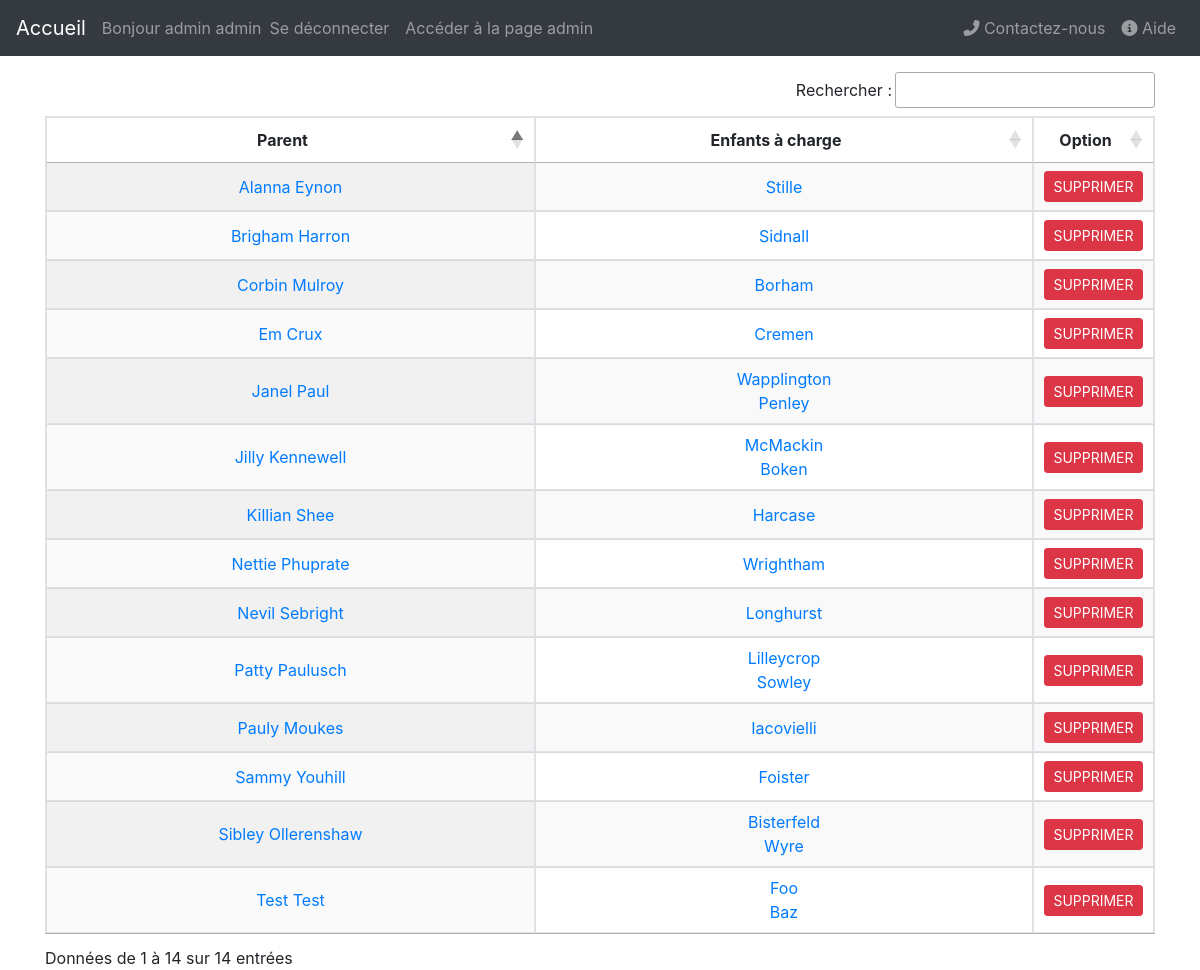
Page /parent/ (signed in) on the committed database.
### garderie/models.py (models this page shows, shortened)
class User(AbstractBaseUser, PermissionsMixin):
	email = models.EmailField('Adresse mail', unique=True)
	first_name = models.CharField('Prénom', max_length=30, blank=True)
	last_name = models.CharField('Nom', max_length=30, blank=True)
	date_joined = models.DateTimeField('Date de création', auto_now_add=True)
	is_active = models.BooleanField('Actif', default=True)
	is_staff=models.BooleanField('Membre de l\'équipe', default=False)
	USERNAME_FIELD='email'
	REQUIRED_FIELDS=[]
	objects=UserManager()
	def get_full_name(self):
		if self.last_name!='':
			return self.first_name+' '+self.last_name
		else:
			return self.email.split('@')[0].replace('.', ' ')

class Parent(models.Model):
	uid=models.OneToOneField(User, primary_key=True, on_delete=models.CASCADE)
	phone=PhoneNumberField(max_length=20, null=True, verbose_name="Téléphone")
	def __str__(self):
		return str(self.uid.get_full_name())
	def get_full_name(self):
		return str(self)
	def all_children(self):
		return self.child_set.all() | self.child_set2.all()

class Child(models.Model):
	parent=models.ForeignKey(Parent, on_delete=models.DO_NOTHING, related_name='child_set')
	first_name=models.CharField(max_length=100, verbose_name="Prénom")
	last_name=models.CharField(max_length=100, verbose_name="Nom")
	second_parent=models.ForeignKey(Parent, on_delete=models.DO_NOTHING, related_name='child_set2', null=True)

### garderie/views/admin.py (the view)
# urls.py: path('parent/', views.ParentListView.as_view(), name='parent_list'),
class ParentListView(LoginRequiredMixin, UserPassesTestMixin, generic.ListView):
	template_name="garderie/parent_list.html"
	context_object_name='parent_list'
	def get_queryset(self):
		return Parent.objects.all()
	def test_func(self):
		return self.request.user.is_superuser

### garderie/context_processors.py (called while the page is built)
def settings_processor(request):
	return {'settings':Config.objects.get_config()}

### garderie/managers.py (called while the page is built)
	def get_config(self):
		try:
			config=super().get_queryset()[0]
		except models.Config.DoesNotExist:
			config=models.Config()
			config.save()
		return config

### garderie/templates/garderie/parent_list.html (shortened to what this page needs)
{% extends 'garderie/base.html' %}
{% block body %}
<div class="container pt-3">
	{% if user.is_authenticated %}
	<table id="parent_tab" class="display table-bordered">
		<thead>
			<th>Parent</th>
			<th>Enfants à charge</th>
			<th>Option</th>
		</thead>
		{% for parent in parent_list %}
		<tr>
			<td><a href="{% url 'parent_profile' parent.uid_id %}">{{ parent.get_full_name|title}}</a></td>
				<td>
				{% for child in parent.all_children %}
					{% if forloop.counter > 1 %}
					<br>
					{% endif %}
					<a href="{% url 'child_profile' child.id %}">{{ child.first_name|capfirst}}</a>
				{% endfor %}
				</td>
			<td>
				<form method="POST" action="{% url 'user_delete' parent.uid_id %}" onsubmit="return confirm('Êtes-vous sûr de vouloir supprimer '+ '{{ parent.get_full_name }}' + ' ?');">
   				{% csrf_token %}<input class="btn btn-danger btn-sm" type="submit" value="SUPPRIMER">
				</form>
			</td>
		</tr>
		{% endfor %}
	</table>
	{% else %}
		<p>Connectez-vous pour voir la liste des enfants</p>
	{% endif %}
</div>
{% endblock %}

### garderie/templates/garderie/base.html (shortened to what this page needs)
<!DOCTYPE html>
<html>
<head>
	<link rel="stylesheet" href="https://cdn.jsdelivr.net/npm/bootstrap@4.5.3/dist/css/bootstrap.min.css">
	<link rel="stylesheet" href="https://maxcdn.bootstrapcdn.com/bootstrap/4.5.2/css/bootstrap.min.css">
	<link rel="stylesheet" type="text/css" href="https://cdn.datatables.net/1.10.23/css/jquery.dataTables.css">
	<link rel="stylesheet" href="https://cdnjs.cloudflare.com/ajax/libs/bootstrap-datepicker/1.8.0/css/bootstrap-datepicker.min.css" />
	<link rel="stylesheet" href="https://cdnjs.cloudflare.com/ajax/libs/tempusdominus-bootstrap-4/5.1.2/css/tempusdominus-bootstrap-4.min.css" />
	<link href="https://stackpath.bootstrapcdn.com/font-awesome/4.7.0/css/font-awesome.min.css" rel="stylesheet">
</head>
<nav class="navbar navbar-expand-lg bg-dark navbar-dark">
  <a class="navbar-brand" href="{% url 'index_redirect' %}">Accueil</a>
  <div class="collapse navbar-collapse justify-content-between" id="collapsibleNavbar">
    <ul class="navbar-nav">
        {% if user.is_authenticated %}
        <li class="nav-item">
			<span class="navbar-text"> Bonjour {{ user.first_name }} {{ user.last_name}} </span>
		</li>
		<li class="nav-item">
			<a class="nav-link" href="{% url 'logout' %}">Se déconnecter</a>
		</li>
			{% if user.is_superuser %}
			<li class="nav-item">
				<a class="nav-link" href="{% url 'admin_index' %}"> Accéder à la page admin </a>
			</li>
			{% endif %}
		{% else %}
		<li class="nav-item">
			<a class="nav-link" href="{% url 'login' %}">Se connecter</a>
		</li>
		{% endif %}
    </ul>
    <ul class="navbar-nav">
    	<li class="nav-item">
			<a class="nav-link" href="#contactModal" data-toggle="modal" data-target="#contactModal">
				<i class="fas fa-phone-alt"></i> Contactez-nous
		    </a>
		</li>
    	<li class="nav-item">
			<a class="nav-link" href="{% url 'help' %}">
				<i class="fas fa-info-circle"></i> Aide
		    </a>
		</li>
    </ul>
  </div>
</nav>
<body>
	{% block body %} {% endblock %}
</body>
</html>

### rows in the picture
User: first_name "admin", last_name "admin"
Parent: get_full_name "Em Crux"
Child: first_name "Cremen"
Parent: get_full_name "Sammy Youhill"
Child: first_name "Foister"
Parent: get_full_name "Patty Paulusch"
Child: first_name "Lilleycrop"
Child: first_name "Sowley"
Parent: get_full_name "Alanna Eynon"
Child: first_name "Stille"
Parent: get_full_name "Corbin Mulroy"
Child: first_name "Borham"
Parent: get_full_name "Sibley Ollerenshaw"
Child: first_name "Bisterfeld"
Child: first_name "Wyre"
Parent: get_full_name "Killian Shee"
Child: first_name "Harcase"
Parent: get_full_name "Nevil Sebright"
Child: first_name "Longhurst"
Parent: get_full_name "Jilly Kennewell"
Child: first_name "McMackin"
Child: first_name "Boken"
Parent: get_full_name "Nettie Phuprate"
Child: first_name "Wrightham"
Parent: get_full_name "Pauly Moukes"
Child: first_name "Iacovielli"
Parent: get_full_name "Brigham Harron"
Child: first_name "Sidnall"
Parent: get_full_name "Janel Paul"
Child: first_name "Wapplington"
Child: first_name "Penley"
Parent: get_full_name "Test Test"
Child: first_name "Foo"
Child: first_name "Baz"
